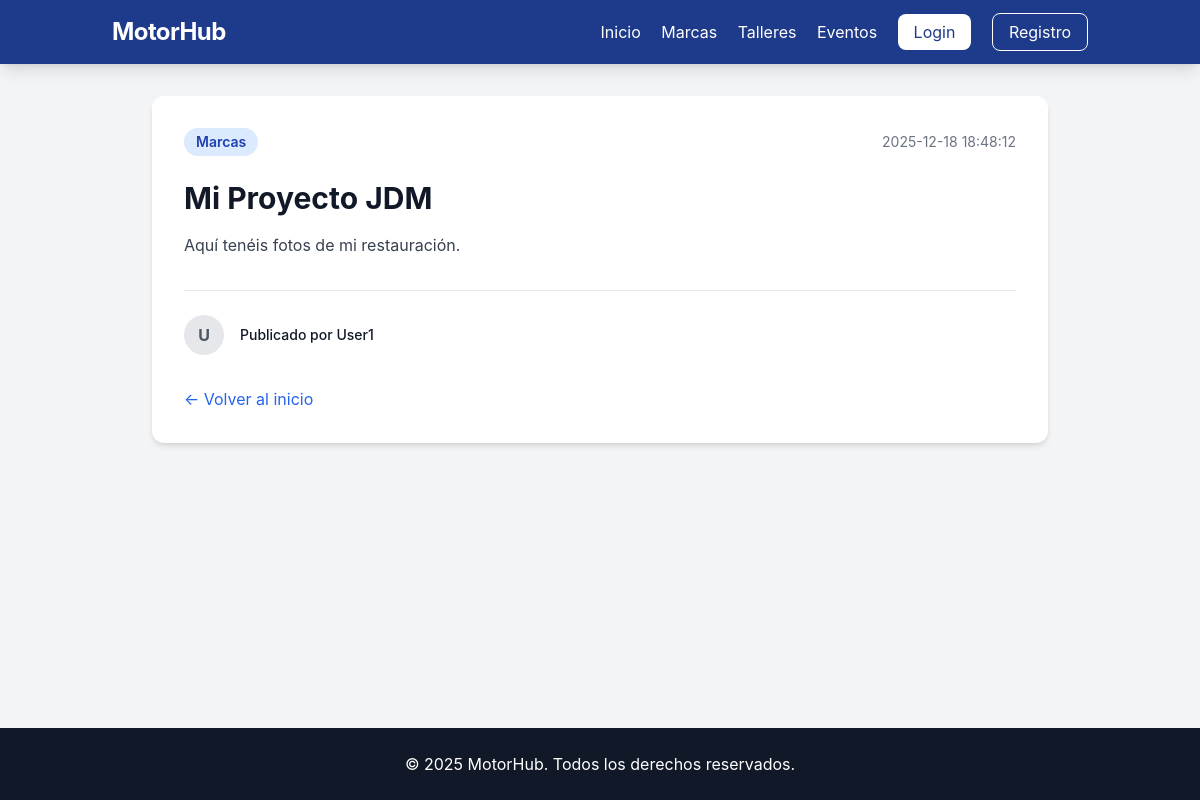
Screenshot of /public/index.php?url=post/3 with the database file from the repository.
### tables this page shows
CREATE TABLE posts (
    id INT AUTO_INCREMENT PRIMARY KEY,
    user_id INT NOT NULL,
    category_id INT NOT NULL,
    title VARCHAR(150) NOT NULL,
    content TEXT NOT NULL,
    image_url VARCHAR(255),
    created_at TIMESTAMP DEFAULT CURRENT_TIMESTAMP,
    FOREIGN KEY (user_id) REFERENCES users(id),
    FOREIGN KEY (category_id) REFERENCES categories(id)
);

CREATE TABLE categories (
    id INT AUTO_INCREMENT PRIMARY KEY,
    name VARCHAR(50) NOT NULL
);

CREATE TABLE users (
    id INT AUTO_INCREMENT PRIMARY KEY,
    username VARCHAR(80) NOT NULL,
    email VARCHAR(120) NOT NULL UNIQUE,
    password_hash VARCHAR(255) NOT NULL,
    role ENUM('admin', 'writer', 'subscriber') DEFAULT 'subscriber',
    created_at TIMESTAMP DEFAULT CURRENT_TIMESTAMP
);

### controllers/PostController.php (called while the page is built, shortened)
<?php
class PostController {
    public function show($id) {
        $database = new Database();
        $db = $database->getConnection();
        $postModel = new Post($db);
        $post = $postModel->findById($id);
        require_once '../views/posts/show.php';
    }
}

### models/Post.php (called while the page is built, shortened)
<?php
class Post {
    private $conn;
    private $table = 'posts';
    public function __construct($db) {
        $this->conn = $db;
    }
    public function findById($id) {
        $query = "SELECT p.*, c.name as category_name, u.username
                  FROM " . $this->table . " p
                  LEFT JOIN categories c ON p.category_id = c.id
                  LEFT JOIN users u ON p.user_id = u.id
                  WHERE p.id = ?
                  LIMIT 0,1";
        $stmt = $this->conn->prepare($query);
        $stmt->execute([$id]);
        return $stmt->fetch(PDO::FETCH_ASSOC);
    }
}

### views/posts/show.php (the view, shortened to what this page needs)
<?php require_once '../views/layout/header.php'; ?>
<div class="max-w-4xl mx-auto bg-white rounded-xl shadow-md overflow-hidden">
    <div class="p-8">
        <div class="flex items-center justify-between mb-6">
             <span class="bg-blue-100 text-blue-800 text-sm px-3 py-1 rounded-full font-semibold">
                <?php echo $post['category_name'] ?? 'General'; ?>
            </span>
            <span class="text-gray-500 text-sm"><?php echo $post['created_at']; ?></span>
        </div>
        <h1 class="text-3xl font-bold text-gray-900 mb-4"><?php echo $post['title']; ?></h1>
        <div class="prose max-w-none text-gray-700 leading-relaxed mb-8">
            <?php echo nl2br($post['content']); ?>
        </div>
        <hr class="my-6">
        <div class="flex items-center">
            <div class="bg-gray-200 rounded-full h-10 w-10 flex items-center justify-center text-gray-600 font-bold">
                <?php echo strtoupper(substr($post['username'] ?? 'A', 0, 1)); ?>
            </div>
            <div class="ml-4">
                <p class="text-sm font-medium text-gray-900">Publicado por <?php echo $post['username'] ?? 'Anónimo'; ?></p>
            </div>
        </div>
        <div class="mt-8">
            <a href="index.php?url=home" class="text-blue-600 hover:underline">&larr; Volver al inicio</a>
        </div>
    </div>
</div>
<?php require_once '../views/layout/footer.php'; ?>

### views/layout/header.php (style rules this page uses)
body { font-family: 'Inter', sans-serif; }

### rows the page displays
posts: category.name "Marcas", created_at "2025-12-18 18:48:12", title "Mi Proyecto JDM", content "Aquí tenéis fotos de mi restauración.", user.username "U", user.username "User1"
